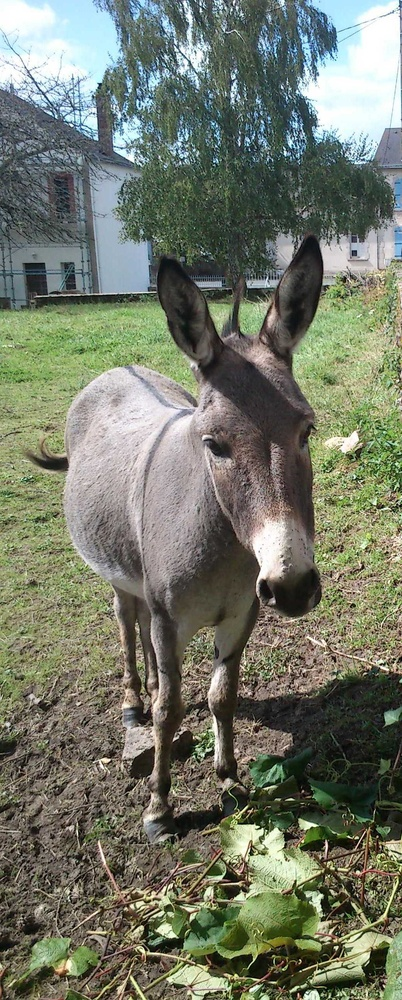
#> input picture NSI/PIL/Creuse_ane_sym.jpg, 402 x 1000 px, shrunk from 1043 x 2592 before the run
$ python symetrique.py
#> lines starting #> are read from the running program, lines starting #| are printed output that depends on the picture
import os
from PIL import Image

os.system('clear')

image = Image.open('Creuse_ane_sym.jpg')
#> image is the input picture: PIL image 402x1000 RGB; mean R, G, B 116.1, 121.2, 105.6

largeur = image.size[0]
#> largeur = 402
hauteur = image.size[1]
#> hauteur = 1000
print(largeur, hauteur)
#| 402 1000

image.show()

nouvelleImage = Image.new(image.mode, image.size)
#> nouvelleImage: PIL image 402x1000 RGB; every value is 0

for x in range(largeur):
    for y in range(hauteur):
        couleur = image.getpixel((x,y))
        nouvelleImage.putpixel((largeur-x-1,y), couleur)
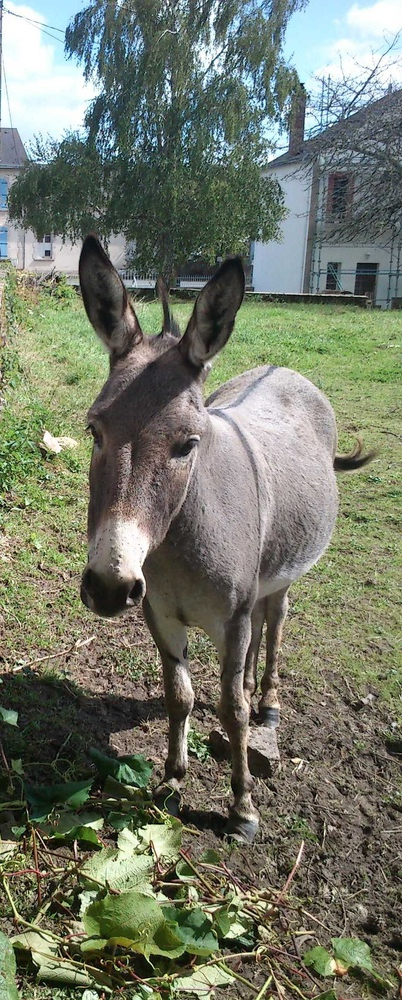
#> nouvelleImage: PIL image 402x1000 RGB; mean R, G, B 116.1, 121.2, 105.6

nouvelleImage.show()
